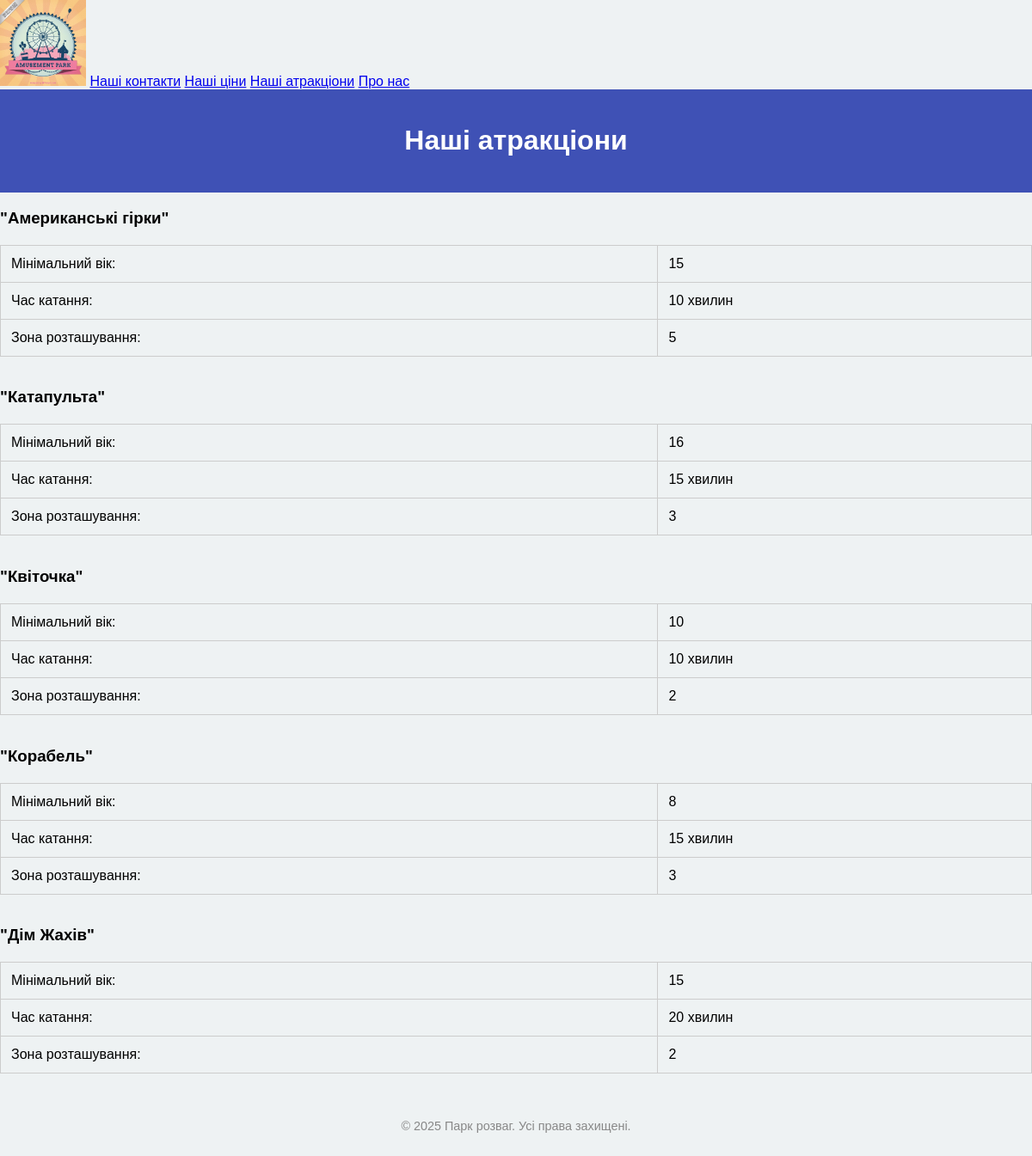
Page /attractions on the earlier database version.
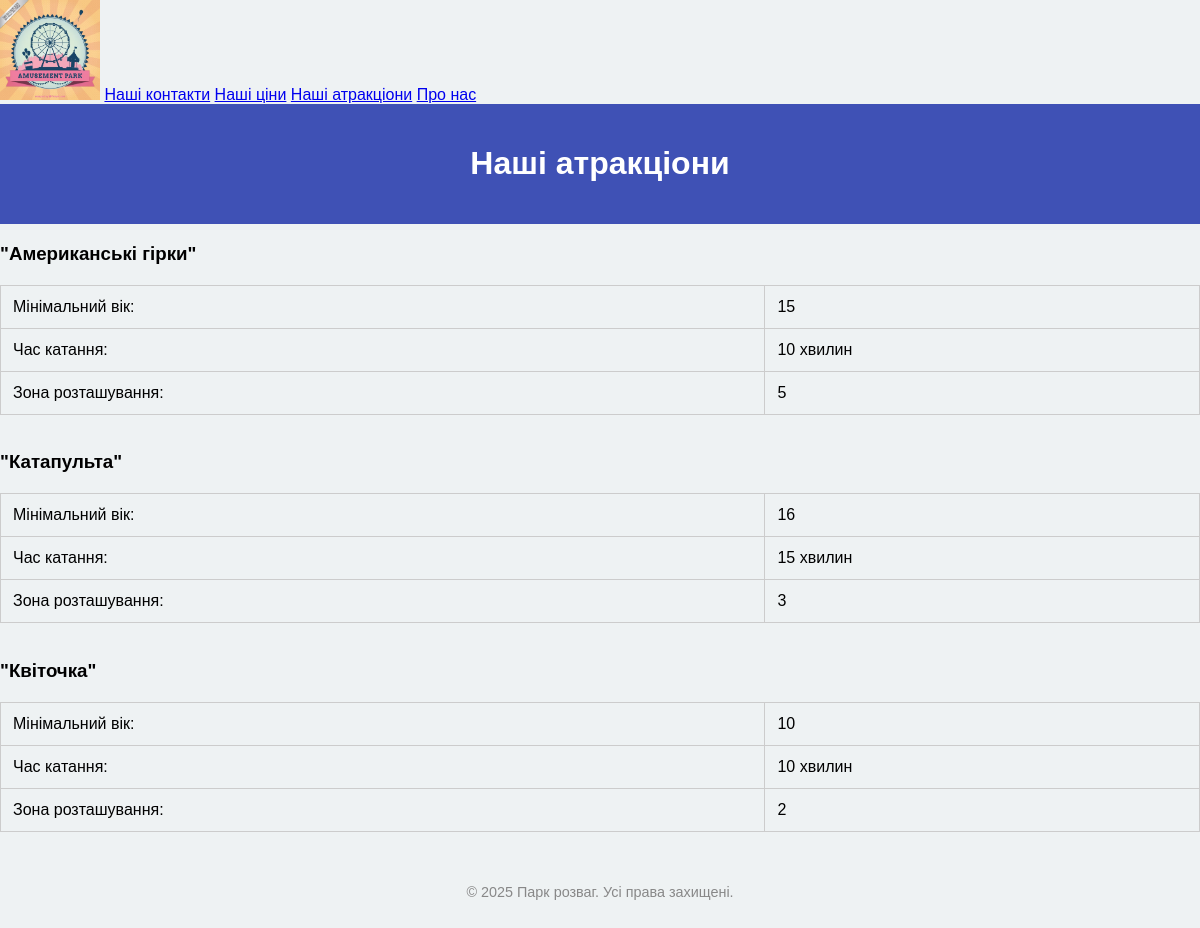
Same page on the later database version.
### main/models.py (models this page shows, shortened)
class Attractions(models.Model):
    id = models.IntegerField("№", primary_key=True)
    time = models.CharField("Час катання", max_length=20)
    name = models.CharField("Назва атракціону", max_length=20)
    min_age = models.IntegerField("Мінімальний вік")
    zone = models.IntegerField("Зона розташування")

### main/views.py (the view)
# urls.py: path('attractions', views.show_attractions, name = "attractions")
def show_attractions(request):
        all_attractions = Attractions.objects.all()
        count_of_attractions = len(all_attractions)
        return render(request, "main/attractions.html", {'attractions': all_attractions, "count" : count_of_attractions})

### main/templates/main/attractions.html (shortened to what this page needs)
{% extends "layout.html" %}
    {% block content %}
    <header>
        <h1>Наші атракціони</h1>
    </header>
    {% if  count == 0%}
      <h5>Поки що немає атракціонів</h5>
    {% else %}
      {% for i in attractions %}
          <h3>"{{ i.name }}"</h3>
        <table>
            <tr>
                <td>Мінімальний вік:</td>
                <td>{{ i.min_age }}</td>
            </tr>
            <tr>
                <td>Час катання:</td>
                <td>{{ i.time }}</td>
            </tr>
            <tr>
                <td>Зона розташування:</td>
                <td>{{ i.zone }}</td>
            </tr>
        </table>
        <br>
      {% endfor %}
    {% endif %}
    {% endblock %}

### main/templates/layout.html (shortened to what this page needs)
<!DOCTYPE html>
<html lang="en">
{% load static %}
<link rel="stylesheet" href="{% static 'main/css/styless.css' %}">
<head>
</head>
<body>
    <a href="{% url 'main_page' %}"><img style="width:100px" src="{% static 'main/img/amusement_park_logo.jpg' %}"></a>
    <a href="{% url 'contacts' %}">Наші контакти</a>
    <a href="{% url 'prices' %}">Наші ціни</a>
    <a href="{% url 'attractions' %}">Наші атракціони</a>
    <a href="{% url 'about' %}">Про нас</a>
    {% block content %}
    {% endblock %}
</body>
<footer>
    <p>© 2025 Парк розваг. Усі права захищені.</p>
</footer>
</html>

### main/static/main/css/styless.css (style rules this page uses)
body { font-family: Arial, sans-serif; background: #eef2f3; margin: 0; padding: 0; }
header { background: #3f51b5; color: white; padding: 20px; text-align: center; }
table { width: 100%; border-collapse: collapse; margin-top: 20px; }
th, td { padding: 12px; border: 1px solid #ccc; text-align: left; }
footer { text-align: center; padding: 20px; font-size: 0.9em; color: #888; }

Differences in the rows shown:
removed Attractions: name "Корабель", min_age "8", time "15 хвилин", zone "3"
removed Attractions: name "Дім Жахів", min_age "15", time "20 хвилин", zone "2"
